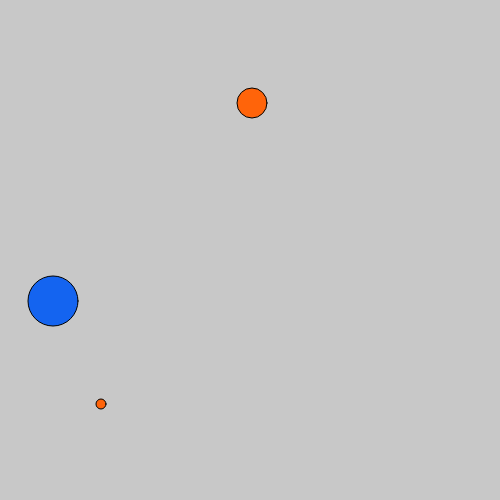
Frame 1 (no input)
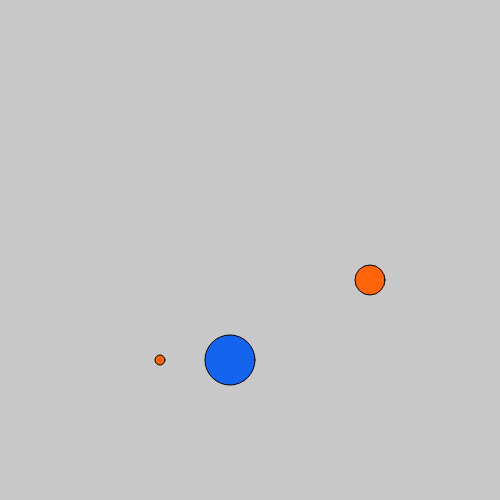
Frame 60 (no input)
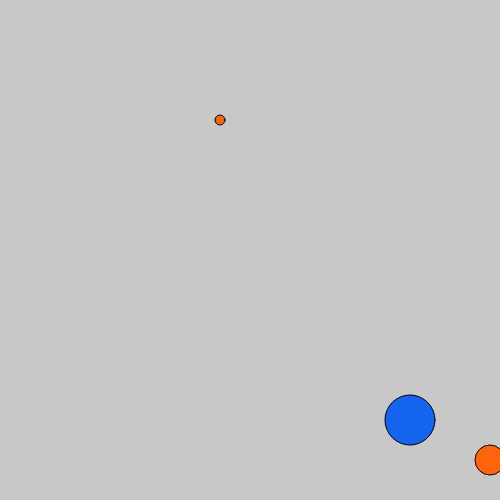
Frame 120 (the mouse pressed at the canvas centre since frame 60)

The p5.js sketch that drew these frames (run headless with seeded random() and noise() and a simulated clock; from frame 60 on, the mouse is pressed at the canvas centre):

// p5.js sketch
// ── sketch.js
var myBall; // object variable
var myBall2;
var myBall3;

function setup() {

	createCanvas(500,500);

	var myColor = color(255,100,10);
	var myColor2 = color(20, 100, 240);

	// initializes the new object from the class Ball
	myBall = new Ball(250, 100, 2, 3, 30, myColor);

	myBall2 = new Ball(50, 300, 3, 1, 50, myColor2);

	myBall3 = new Ball(100,400, 1, 4, 10, myColor);
    
}

function draw() {

	background(200);

	myBall.animate();
	myBall2.animate();
	myBall3.animate();

	myBall.displayBall();
	myBall2.displayBall();
	myBall3.displayBall();
}

// definition of the Ball class
function Ball(xVal, yVal, velXVal, velYVal, size, thisColor){ //Class constructor

	this.x = xVal;
	this.y = yVal;
	this.xVel = velXVal;
	this.yVel = velYVal;
	this.size = size;
	this.color = thisColor;

	// Create a function as a property of the Ball class
	this.animate = function(){
		this.x += this.xVel;
		this.y += this.yVel;

		if(this.x <= 0 || this.x >= width){
			this.xVel *= -1;
		}
		if(this.y <= 0 || this.y >= height){
			this.yVel *= -1;
		}
	}

	this.displayBall = function(){
		fill(this.color);
		ellipse(this.x, this.y, this.size, this.size);
	}

};
